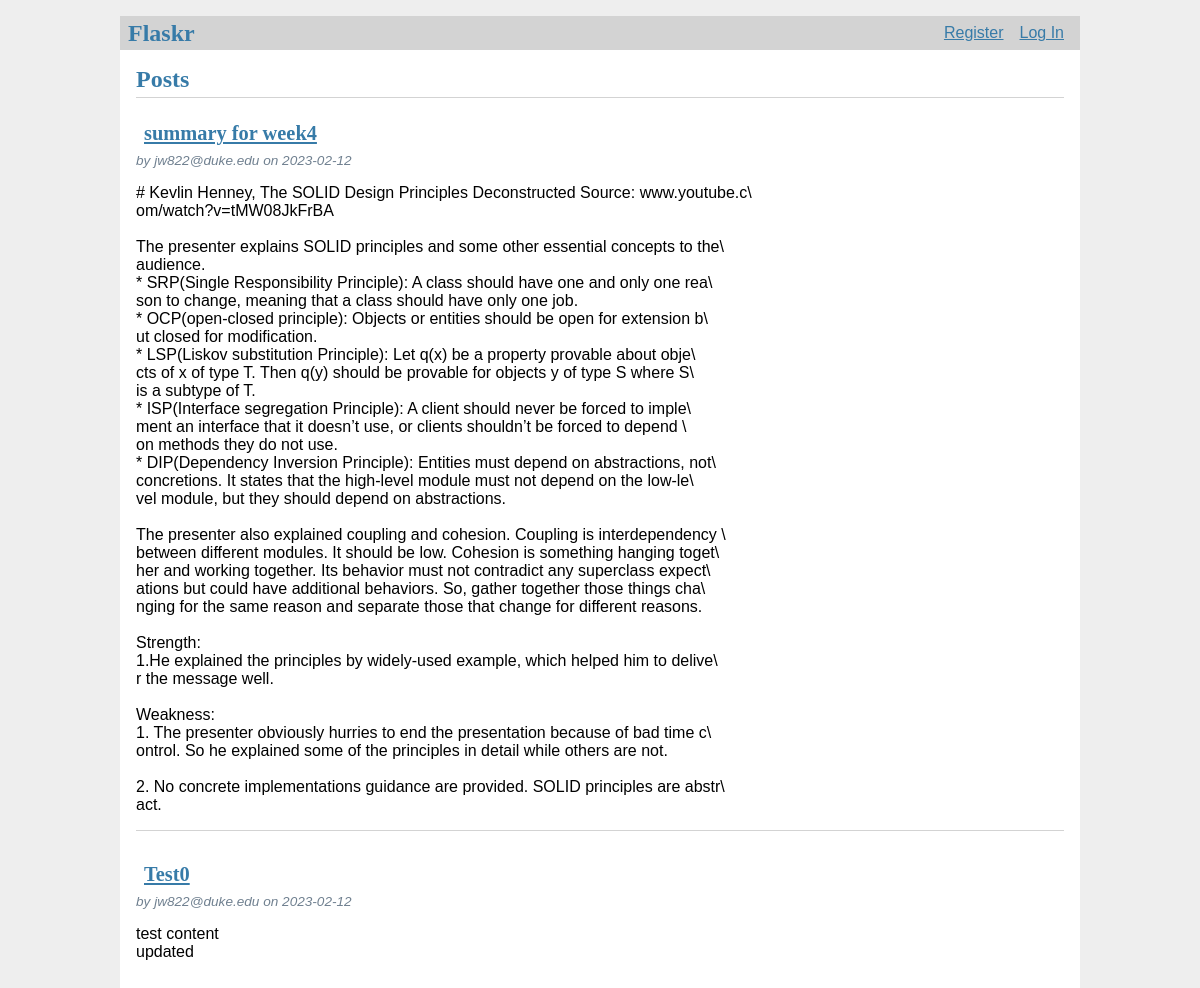
The page / on the database its author committed.
### tables this page shows
CREATE TABLE post (
  id INTEGER PRIMARY KEY AUTOINCREMENT,
  author_id INTEGER NOT NULL,
  created TIMESTAMP NOT NULL DEFAULT CURRENT_TIMESTAMP,
  title TEXT NOT NULL,
  body TEXT NOT NULL,
  FOREIGN KEY (author_id) REFERENCES user (id)
);

CREATE TABLE user (
  id INTEGER PRIMARY KEY AUTOINCREMENT,
  username TEXT UNIQUE NOT NULL,
  password TEXT NOT NULL
);

### flaskr/blog.py (the view)
@bp.route('/')
def index():
    db = get_db()
    posts = db.execute(
        'SELECT p.id, title, body, created, author_id, username'
        ' FROM post p JOIN user u ON p.author_id = u.id'
        ' ORDER BY created DESC'
    ).fetchall()
    return render_template('blog/index.html', posts=posts)

### flaskr/auth.py (called while the page is built)
@bp.before_app_request
def load_logged_in_user():
    user_id = session.get('user_id')
    if user_id is None:
        g.user = None
    else:
        g.user = get_db().execute(
            'SELECT * FROM user WHERE id = ?', (user_id,)
        ).fetchone()

### flaskr/db.py (called while the page is built)
def get_db():
    if 'db' not in g:
        g.db = sqlite3.connect(#jw822,OCP violated, Suppose I'm going to use another type of database like Mysql, I need to write 'if else' statement. So, a better practice is to define an DatabaseConnectionInterface.
            current_app.config['DATABASE'],
            detect_types=sqlite3.PARSE_DECLTYPES
        )
        g.db.row_factory = sqlite3.Row
    return g.db

### flaskr/templates/blog/index.html (shortened to what this page needs)
{% extends 'base.html' %}
{% block header %}
  <h1>{% block title %}Posts{% endblock %}</h1>
{% endblock %}
{% block content %}
  {% for post in posts %}
    <article class="post">
      <header>
        <div>
          <h1><a class="action" href="{{ url_for('blog.detail', id=post['id']) }}">{{ post['title'] }}</a></h1>
          <div class="about">by {{ post['username'] }} on {{ post['created'].strftime('%Y-%m-%d') }}</div>
        </div>
      </header>
      <p class="body">{{ post['body'] }}</p>
    </article>
    {% if not loop.last %}
      <hr>
    {% endif %}
  {% endfor %}
{% endblock %}

### flaskr/templates/base.html (shortened to what this page needs)
<!doctype html>
<link rel="stylesheet" href="{{ url_for('static', filename='style.css') }}">
<nav>
  <h1>Flaskr</h1>
  <ul>
    {% if g.user %}
      <li><span>{{ g.user['username'] }}</span>
      <li><a href="{{ url_for('auth.logout') }}">Log Out</a>
    {% else %}
      <li><a href="{{ url_for('auth.register') }}">Register</a>
      <li><a href="{{ url_for('auth.login') }}">Log In</a>
    {% endif %}
  </ul>
</nav>
<section class="content">
  <header>
    {% block header %}{% endblock %}
  </header>
  {% block content %}{% endblock %}
</section>

### flaskr/static/style.css (style rules this page uses)
h1 { font-family: serif; color: #377ba8; margin: 1rem 0; }
a { color: #377ba8; }
hr { border: none; border-top: 1px solid lightgray; }
nav { background: lightgray; display: flex; align-items: center; padding: 0 0.5rem; }
nav h1 { flex: auto; margin: 0; }
nav ul { display: flex; list-style: none; margin: 0; padding: 0; }
nav ul li a, nav ul li span, header .action { display: block; padding: 0.5rem; }
.content { padding: 0 1rem 1rem; }
.content > header { border-bottom: 1px solid lightgray; display: flex; align-items: flex-end; }
.content > header h1 { flex: auto; margin: 1rem 0 0.25rem 0; }
.post > header { display: flex; align-items: flex-end; font-size: 0.85em; }
.post > header > div:first-of-type { flex: auto; }
.post > header h1 { font-size: 1.5em; margin-bottom: 0; }
.post .about { color: slategray; font-style: italic; }
.post .body { white-space: pre-line; }
.content:last-child { margin-bottom: 0; }

### rows shown on the page
post: title "summary for week4", username "jw822@duke.edu", created "2023-02-12", body "# Kevlin Henney, The SOLID Design Principles Deconstructed Source: www.youtube.c\\ om/watch?v=tMW08JkFrBA The presenter explains SOLID principles and some other essential concepts to the\\ audience. * SRP(Single Responsibility Principle): A class should have one and only one rea\\ son to change, meaning that a class should have only one job. * OCP(open-closed principle): Objects or entities should be open for extension b\\ ut closed for modification. * LSP(Liskov substitution Principle): Let q(x) be a property provable about obje\\ cts of x of type T. Then q(y) should be provable for objects y of type S where S\\ is a subtype of T. * ISP(Interface segregation Principle): A client should never be…"
post: title "Test0", username "jw822@duke.edu", created "2023-02-12", body "test content updated"
